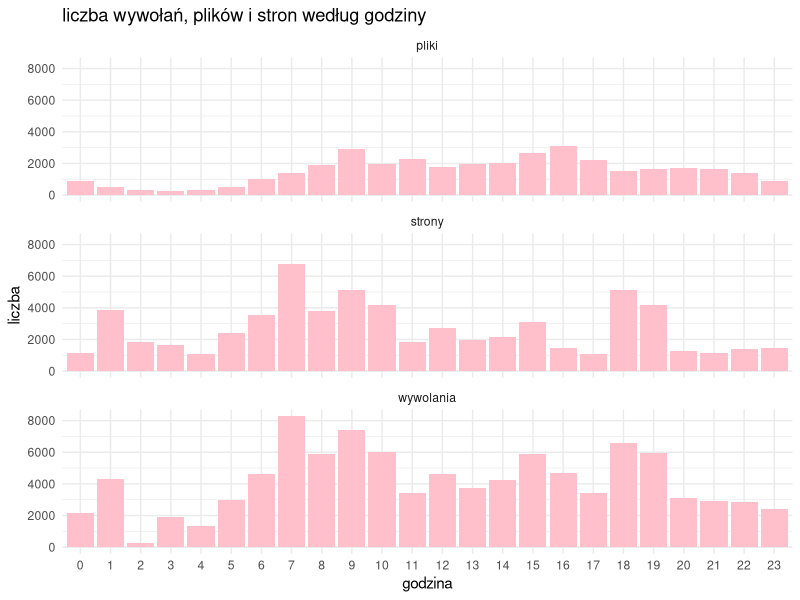

R code for this plot:
## ---- chunk 1
knitr::opts_chunk$set(echo = TRUE)
library(dplyr)
library(ggplot2)
library(tidyr)
Sys.setlocale("LC_TIME", "English")

dane <- data.frame(
  godzina = 0:23,
  wywolania = c(2132, 4290, 279, 1937, 1344, 2957, 4621, 8287, 5911, 7429, 6034, 3449, 4637, 3755, 4265, 5861, 4696, 3396, 6609, 5977, 3081, 2932, 2844, 2442),
  pliki = c(917, 485, 316, 254, 306, 504, 1000, 1391, 1920, 2887, 1989, 2266, 
            1802, 1946, 2035, 2637, 3100, 2205, 1523, 1619, 1727, 1648, 1408, 894),
  strony = c(1163, 3840, 1830, 1658, 1073, 2396, 3561, 6744, 3809, 5152, 4180, 1870,2714, 1985, 2160, 3101, 1488, 1091, 5105, 4206, 1260, 1138, 1415, 1471)
  )


## ---- chunk 2

dane %>% 
  pivot_longer(cols = c(wywolania, pliki, strony),
               names_to = "typ",
               values_to = "liczba") %>% 
  ggplot(aes(x = factor(godzina), y = liczba)) +
  geom_col(fill = "pink") +
  facet_wrap(~ typ, ncol = 1) +  
  labs(
    title = "liczba wywołań, plików i stron według godziny",
    x = "godzina",
    y = "liczba"
  ) +
  theme_minimal()
